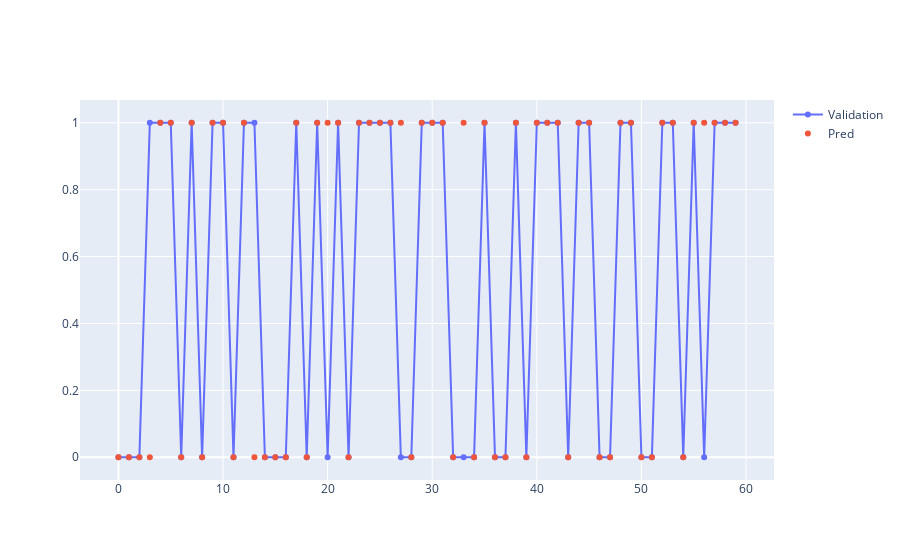

Notebook cell for this chart:
### Code cell
import plotly.graph_objects as go
 
fig = go.Figure()
 
 
fig.add_trace(go.Scatter(x=np.arange(0,len(y_test)), y=y_test,
                    mode='markers+lines',
                    name='Validation'))
fig.add_trace(go.Scatter(x=np.arange(0,len(y_test)), y=y_pred,
                    mode='markers',
                    name='Pred'))

### Figure 1 — Plotly figure (JSON) as saved in the notebook; plotly's stock layout.template omitted (floating-point values rounded to 4 significant figures)
{"data": [{"mode": "markers+lines", "name": "Validation", "type": "scatter", "x": [0, 1, 2, 3, 4, 5, 6, 7, 8, 9, 10, 11, 12, 13, 14, 15, 16, 17, 18, 19, 20, 21, 22, 23, 24, 25, 26, 27, 28, 29, 30, 31, 32, 33, 34, 35, 36, 37, 38, 39, 40, 41, 42, 43, 44, 45, 46, 47, 48, 49, 50, 51, 52, 53, 54, 55, 56, 57, 58, 59], "y": [0, 0, 0, 1, 1, 1, 0, 1, 0, 1, 1, 0, 1, 1, 0, 0, 0, 1, 0, 1, 0, 1, 0, 1, 1, 1, 1, 0, 0, 1, 1, 1, 0, 0, 0, 1, 0, 0, 1, 0, 1, 1, 1, 0, 1, 1, 0, 0, 1, 1, 0, 0, 1, 1, 0, 1, 0, 1, 1, 1]}, {"mode": "markers", "name": "Pred", "type": "scatter", "x": [0, 1, 2, 3, 4, 5, 6, 7, 8, 9, 10, 11, 12, 13, 14, 15, 16, 17, 18, 19, 20, 21, 22, 23, 24, 25, 26, 27, 28, 29, 30, 31, 32, 33, 34, 35, 36, 37, 38, 39, 40, 41, 42, 43, 44, 45, 46, 47, 48, 49, 50, 51, 52, 53, 54, 55, 56, 57, 58, 59], "y": [0, 0, 0, 0, 1, 1, 0, 1, 0, 1, 1, 0, 1, 0, 0, 0, 0, 1, 0, 1, 1, 1, 0, 1, 1, 1, 1, 1, 0, 1, 1, 1, 0, 1, 0, 1, 0, 0, 1, 0, 1, 1, 1, 0, 1, 1, 0, 0, 1, 1, 0, 0, 1, 1, 0, 1, 1, 1, 1, 1]}], "layout": {}}
